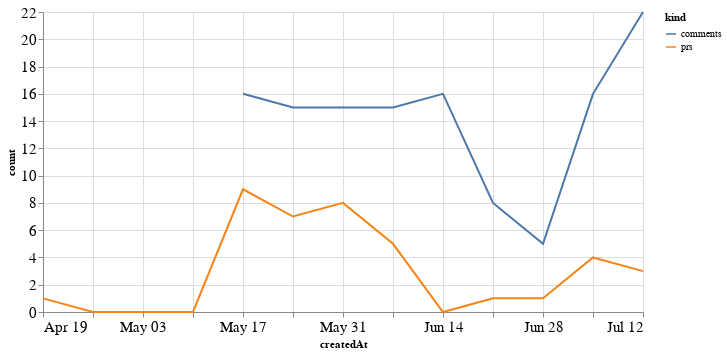

Notebook source saved alongside this figure:
### Code cell
alt.Chart(total_time, width=600).mark_line().encode(
    x='createdAt',
    y='count',
    color='kind'
)

### Figure 1 — Vega-Lite specification as saved in the notebook (floating-point values rounded to 4 significant figures)
{"config": {"axisLeft": {"labelFontSize": 15}, "axisBottom": {"labelFontSize": 15}}, "data": {"name": "data-513ebb4d23899d97e0a78af9a0ad91c3"}, "mark": "line", "encoding": {"color": {"type": "nominal", "field": "kind"}, "x": {"type": "temporal", "field": "createdAt"}, "y": {"type": "quantitative", "field": "count"}}, "width": 600, "$schema": "https://vega.github.io/schema/vega-lite/v4.8.1.json", "datasets": {"data-513ebb4d23899d97e0a78af9a0ad91c3": [{"createdAt": "2020-04-19T00:00:00", "kind": "prs", "count": 1.0}, {"createdAt": "2020-04-26T00:00:00", "kind": "prs", "count": 0.0}, {"createdAt": "2020-05-03T00:00:00", "kind": "prs", "count": 0.0}, {"createdAt": "2020-05-10T00:00:00", "kind": "prs", "count": 0.0}, {"createdAt": "2020-05-17T00:00:00", "kind": "prs", "count": 9.0}, {"createdAt": "2020-05-24T00:00:00", "kind": "prs", "count": 7.0}, {"createdAt": "2020-05-31T00:00:00", "kind": "prs", "count": 8.0}, {"createdAt": "2020-06-07T00:00:00", "kind": "prs", "count": 5.0}, {"createdAt": "2020-06-14T00:00:00", "kind": "prs", "count": 0.0}, {"createdAt": "2020-06-21T00:00:00", "kind": "prs", "count": 1.0}, {"createdAt": "2020-06-28T00:00:00", "kind": "prs", "count": 1.0}, {"createdAt": "2020-07-05T00:00:00", "kind": "prs", "count": 4.0}, {"createdAt": "2020-07-12T00:00:00", "kind": "prs", "count": 3.0}, {"createdAt": "2020-04-19T00:00:00", "kind": "comments", "count": null}, {"createdAt": "2020-04-26T00:00:00", "kind": "comments", "count": null}, {"createdAt": "2020-05-03T00:00:00", "kind": "comments", "count": null}, {"createdAt": "2020-05-10T00:00:00", "kind": "comments", "count": null}, {"createdAt": "2020-05-17T00:00:00", "kind": "comments", "count": 16.0}, {"createdAt": "2020-05-24T00:00:00", "kind": "comments", "count": 15.0}, {"createdAt": "2020-05-31T00:00:00", "kind": "comments", "count": 15.0}, {"createdAt": "2020-06-07T00:00:00", "kind": "comments", "count": 15.0}, {"createdAt": "2020-06-14T00:00:00", "kind": "comments", "count": 16.0}, {"createdAt": "2020-06-21T00:00:00", "kind": "comments", "count": 8.0}, {"createdAt": "2020-06-28T00:00:00", "kind": "comments", "count": 5.0}, {"createdAt": "2020-07-05T00:00:00", "kind": "comments", "count": 16.0}, {"createdAt": "2020-07-12T00:00:00", "kind": "comments", "count": 22.0}]}}
